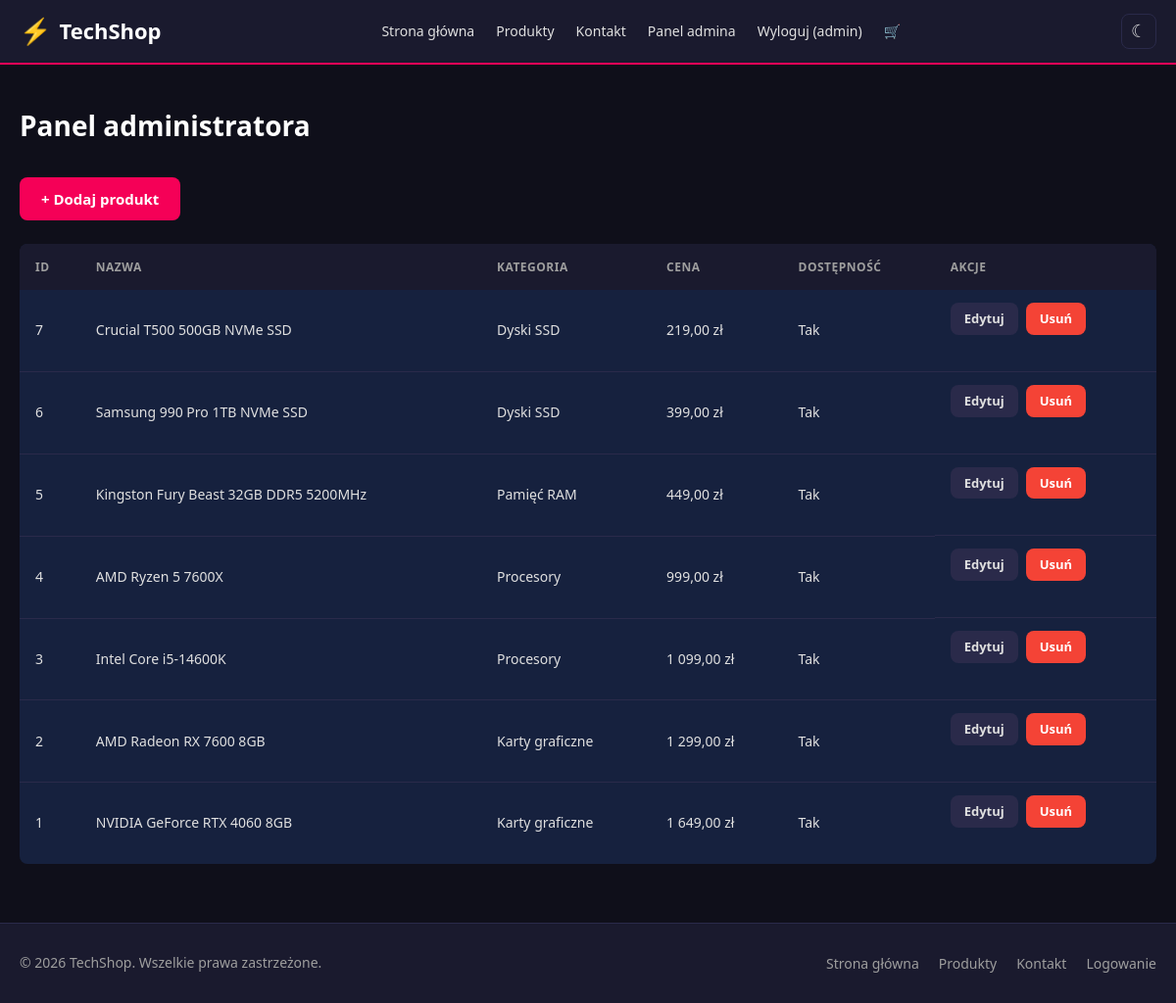
The page /admin/index.php (signed in) on the database its author committed.
### tables this page shows
CREATE TABLE `produkty` (
  `id` int(11) NOT NULL,
  `nazwa` varchar(200) NOT NULL,
  `opis` text DEFAULT NULL,
  `cena` decimal(10,2) NOT NULL,
  `cena_przed` decimal(10,2) DEFAULT NULL,
  `zdjecie` varchar(255) DEFAULT 'brak.jpg',
  `kategoria_id` int(11) NOT NULL,
  `dostepnosc` tinyint(1) NOT NULL DEFAULT 1,
  `data_dodania` datetime NOT NULL DEFAULT current_timestamp()
);

CREATE TABLE `kategorie` (
  `id` int(11) NOT NULL,
  `nazwa` varchar(100) NOT NULL,
  `slug` varchar(100) NOT NULL
);

### admin/index.php (the view, shortened to what this page needs)
<?php
require_once '../includes/db.php';
require_once '../includes/header.php';
$produkty = $pdo->query('SELECT p.*, k.nazwa AS kategoria_nazwa FROM produkty p JOIN kategorie k ON p.kategoria_id = k.id ORDER BY p.id DESC')->fetchAll();
?>
<div class="container page-admin">
    <h1 class="page-title">Panel administratora</h1>
    <a href="/michal-czelusta/admin/dodaj.php" class="btn btn-primary">+ Dodaj produkt</a>
    <table class="admin-tabela">
        <thead>
            <tr>
                <th>ID</th>
                <th>Nazwa</th>
                <th>Kategoria</th>
                <th>Cena</th>
                <th>Dostępność</th>
                <th>Akcje</th>
            </tr>
        </thead>
        <tbody>
            <?php foreach ($produkty as $p): ?>
            <tr>
                <td><?= $p['id'] ?></td>
                <td><?= htmlspecialchars($p['nazwa']) ?></td>
                <td><?= htmlspecialchars($p['kategoria_nazwa']) ?></td>
                <td><?= number_format($p['cena'], 2, ',', ' ') ?> zł</td>
                <td><?= $p['dostepnosc'] ? 'Tak' : 'Nie' ?></td>
                <td class="akcje">
                    <a href="/michal-czelusta/admin/edytuj.php?id=<?= $p['id'] ?>" class="btn btn-secondary btn-sm">Edytuj</a>
                    <a href="/michal-czelusta/admin/usun.php?id=<?= $p['id'] ?>" class="btn btn-danger btn-sm"
                       onclick="return confirm('Czy na pewno chcesz usunąć ten produkt?')">Usuń</a>
                </td>
            </tr>
            <?php endforeach; ?>
        </tbody>
    </table>
</div>
<?php require_once '../includes/footer.php'; ?>

### assets/css/style.css (style rules this page uses)
*, *::before, *::after { box-sizing: border-box; margin: 0; padding: 0; }
:root { --kolor-glowny: #f50057; --kolor-ciemny: #1a1a2e; --kolor-tlo: #0f0f1a; --kolor-karta: #16213e; --kolor-obramow: #2a2a4a; --kolor-tekst: #e0e0e0; --kolor-tekst-sl: #9e9e9e; --kolor-sukces: #4caf50; --kolor-blad: #f44336; --kolor-info: #2196f3; --font-glowny: 'Segoe UI', Arial, sans-serif; --radius: 8px; --cien: 0 2px 12px rgba(0,0,0,0.4); --transition: 0.2s ease; }
body { font-family: var(--font-glowny); background-color: var(--kolor-tlo); color: var(--kolor-tekst); font-size: 16px; line-height: 1.6; min-height: 100vh; display: flex; flex-direction: column; }
a { color: var(--kolor-glowny); text-decoration: none; }
.container { width: 100%; max-width: 1200px; margin: 0 auto; padding: 0 20px; }
.btn { display: inline-block; padding: 10px 22px; border-radius: var(--radius); font-size: 15px; font-weight: 600; cursor: pointer; border: none; transition: opacity var(--transition), background-color var(--transition); text-align: center; }
.btn-primary { background-color: var(--kolor-glowny); color: #fff; }
.btn-secondary { background-color: var(--kolor-obramow); color: var(--kolor-tekst); }
.btn-danger { background-color: var(--kolor-blad); color: #fff; }
.btn-sm { padding: 6px 14px; font-size: 13px; }
.page-title { font-size: 28px; font-weight: 700; color: #fff; margin-bottom: 30px; }
.page-admin { padding-top: 40px; }
.page-admin .btn { margin-bottom: 24px; }
.admin-tabela { width: 100%; border-collapse: collapse; background-color: var(--kolor-karta); border-radius: var(--radius); overflow: hidden; font-size: 14px; }
.admin-tabela th { background-color: var(--kolor-ciemny); color: var(--kolor-tekst-sl); text-transform: uppercase; font-size: 12px; letter-spacing: 0.5px; padding: 14px 16px; text-align: left; }
.admin-tabela td { padding: 13px 16px; border-bottom: 1px solid var(--kolor-obramow); color: var(--kolor-tekst); vertical-align: middle; }
.admin-tabela tr:last-child td { border-bottom: none; }
.akcje { display: flex; gap: 8px; }

### rows shown on the page
produkty: id "7", nazwa "Crucial T500 500GB NVMe SSD", kategoria.nazwa "Dyski SSD", cena "219,00", dostepnosc "Tak"
produkty: id "6", nazwa "Samsung 990 Pro 1TB NVMe SSD", kategoria.nazwa "Dyski SSD", cena "399,00", dostepnosc "Tak"
produkty: id "5", nazwa "Kingston Fury Beast 32GB DDR5 5200MHz", kategoria.nazwa "Pamięć RAM", cena "449,00", dostepnosc "Tak"
produkty: id "4", nazwa "AMD Ryzen 5 7600X", kategoria.nazwa "Procesory", cena "999,00", dostepnosc "Tak"
produkty: id "3", nazwa "Intel Core i5-14600K", kategoria.nazwa "Procesory", cena "1 099,00", dostepnosc "Tak"
produkty: id "2", nazwa "AMD Radeon RX 7600 8GB", kategoria.nazwa "Karty graficzne", cena "1 299,00", dostepnosc "Tak"
produkty: id "1", nazwa "NVIDIA GeForce RTX 4060 8GB", kategoria.nazwa "Karty graficzne", cena "1 649,00", dostepnosc "Tak"

### other values the page prints
$_SESSION['nazwa'] "admin"
